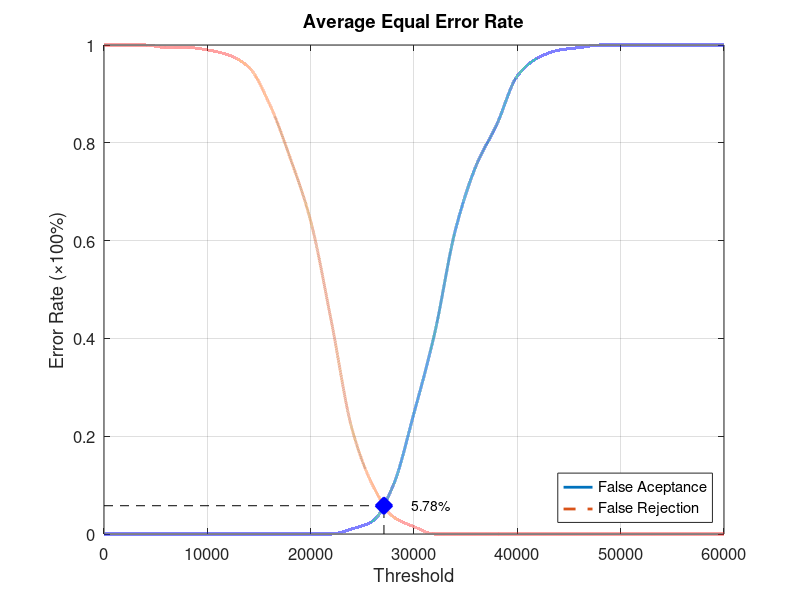
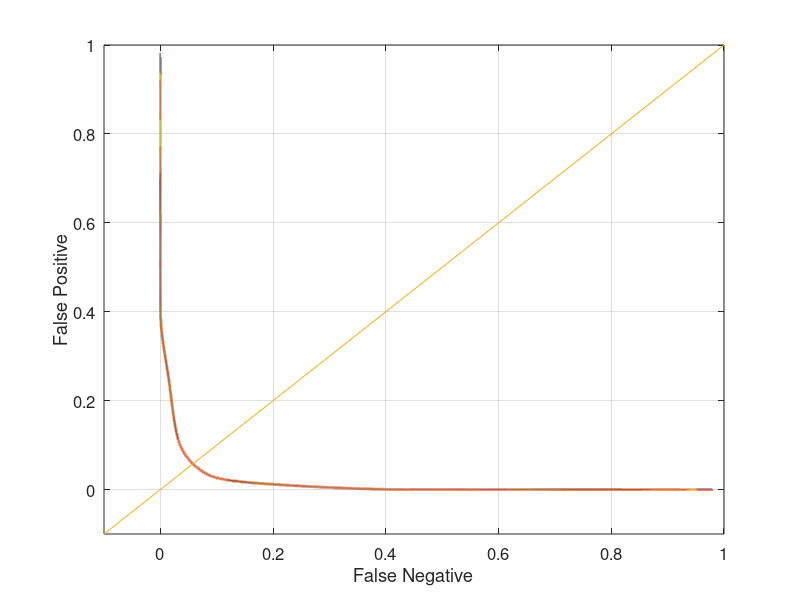

Source code (MATLAB) for these figures, in order:
function yEER = Database4_3
close all;
clear;
clc;
x = 0:2000:60000;
xq = 0:0.5:60000;

y0 = [0 0 0 0 0 0 0 0 0 0 0 0 0.0105263 0.0263158 0.1 0.247368 0.410526 0.621053 0.752632 0.836842 0.936842 0.973684 0.989474 0.994737 1 1 1 1 1 1 1];
yy0 = interp1(x, y0, xq, 'pchip');
y1 = [1 1 1 0.995 0.995 0.99 0.98 0.955 0.88 0.77 0.64 0.435 0.215 0.1 0.035 0.015 0 0 0 0 0 0 0 0 0 0 0 0 0 0 0];
yy1 = interp1(x, y1, xq, 'pchip');

% Calculating EER: 
y2 = abs(y0 - y1);
find(y2 == min(y2))
yy2 = abs(yy0 - yy1);
xEER = find(yy2 == min(yy2));
xEERIndex = xq(xEER) % X-axis EER
yEER = yy0(xEER) % Y-axis EER

main = figure
plot(xq, yy0,'-','LineWidth', 2);	hold on
plot(xq, yy1,'--','LineWidth', 2);	hold on
plot([xEERIndex xEERIndex], [0 yEER], 'k--');	hold on
plot([0 xEERIndex], [yEER yEER], 'k--');	hold on
plot(xEERIndex, yEER, 'bx', 'LineWidth', 10);	hold on
text(xEERIndex + 10 * xEERIndex / 100, yEER, [num2str(round((10000 * yEER)) / 100) '%'])
legend('False Aceptance', 'False Rejection', 'Location', 'SouthEast')
xlabel('Threshold')
ylabel('Error Rate (\times100%)')
title('Average Equal Error Rate')
set(gca, 'FontSize', 12)
axis([0 60000 0 1])
grid on

print(main, 'Database4_3Main', '-dpng');
FNRxFPR = figure('Color', [1 1 1]);
plot(yy1, yy0, '-', yy1, yy0, 'LineWidth', 2);
hold on
y = -0.1:0.1:1
plot(y, y); 
set(gca, 'FontSize', 12)
xlabel('False Negative')
ylabel('False Positive')
axis([-0.1 1 -0.1 1])
set(gca, 'FontSize', 12)
grid on

print(FNRxFPR, 'Database4_3FNRxFPR','-dpng');
end
